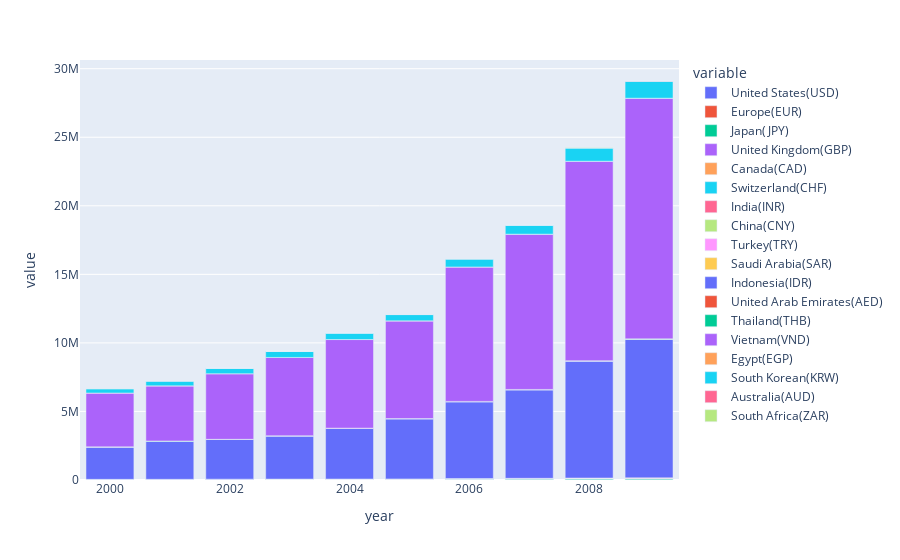

This figure's notebook cell:
### Code cell
df_new =df_mean_by_year[(df_mean_by_year['year'] < 2010) & (df_mean_by_year['year'] >= 2000)]
px.bar(df_new,x='year', y=currency)

### Figure 1 — Plotly figure (JSON) as saved in the notebook; plotly's stock layout.template omitted (floating-point values rounded to 4 significant figures)
{"data": [{"alignmentgroup": "True", "hovertemplate": "variable=United States(USD)<br>year=%{x}<br>value=%{y}<extra></extra>", "legendgroup": "United States(USD)", "marker": {"color": "#636efa", "pattern": {"shape": ""}}, "name": "United States(USD)", "offsetgroup": "United States(USD)", "orientation": "v", "showlegend": true, "textposition": "auto", "type": "bar", "x": [2000, 2001, 2002, 2003, 2004, 2005, 2006, 2007, 2008, 2009], "xaxis": "x", "y": [277.1, 271.1, 313.2, 367.8, 410.5, 449.0, 612.9, 704.2, 880.5, 981.2], "yaxis": "y"}, {"alignmentgroup": "True", "hovertemplate": "variable=Europe(EUR)<br>year=%{x}<br>value=%{y}<extra></extra>", "legendgroup": "Europe(EUR)", "marker": {"color": "#EF553B", "pattern": {"shape": ""}}, "name": "Europe(EUR)", "offsetgroup": "Europe(EUR)", "orientation": "v", "showlegend": true, "textposition": "auto", "type": "bar", "x": [2000, 2001, 2002, 2003, 2004, 2005, 2006, 2007, 2008, 2009], "xaxis": "x", "y": [301.1, 304.3, 330.0, 322.3, 329.0, 363.5, 484.3, 510.0, 600.0, 702.9], "yaxis": "y"}, {"alignmentgroup": "True", "hovertemplate": "variable=Japan(JPY)<br>year=%{x}<br>value=%{y}<extra></extra>", "legendgroup": "Japan(JPY)", "marker": {"color": "#00cc96", "pattern": {"shape": ""}}, "name": "Japan(JPY)", "offsetgroup": "Japan(JPY)", "orientation": "v", "showlegend": true, "textposition": "auto", "type": "bar", "x": [2000, 2001, 2002, 2003, 2004, 2005, 2006, 2007, 2008, 2009], "xaxis": "x", "y": [30000.0, 33110.0, 38980.0, 42540.0, 44140.0, 49850.0, 71140.0, 82560.0, 90600.0, 91690.0], "yaxis": "y"}, {"alignmentgroup": "True", "hovertemplate": "variable=United Kingdom(GBP)<br>year=%{x}<br>value=%{y}<extra></extra>", "legendgroup": "United Kingdom(GBP)", "marker": {"color": "#ab63fa", "pattern": {"shape": ""}}, "name": "United Kingdom(GBP)", "offsetgroup": "United Kingdom(GBP)", "orientation": "v", "showlegend": true, "textposition": "auto", "type": "bar", "x": [2000, 2001, 2002, 2003, 2004, 2005, 2006, 2007, 2008, 2009], "xaxis": "x", "y": [183.2, 188.4, 207.6, 223.4, 223.6, 248.2, 330.3, 350.8, 481.8, 625.8], "yaxis": "y"}, {"alignmentgroup": "True", "hovertemplate": "variable=Canada(CAD)<br>year=%{x}<br>value=%{y}<extra></extra>", "legendgroup": "Canada(CAD)", "marker": {"color": "#FFA15A", "pattern": {"shape": ""}}, "name": "Canada(CAD)", "offsetgroup": "Canada(CAD)", "orientation": "v", "showlegend": true, "textposition": "auto", "type": "bar", "x": [2000, 2001, 2002, 2003, 2004, 2005, 2006, 2007, 2008, 2009], "xaxis": "x", "y": [411.8, 420.8, 491.8, 511.0, 532.0, 541.8, 692.6, 747.6, 939.9, 1111.0], "yaxis": "y"}, {"alignmentgroup": "True", "hovertemplate": "variable=Switzerland(CHF)<br>year=%{x}<br>value=%{y}<extra></extra>", "legendgroup": "Switzerland(CHF)", "marker": {"color": "#19d3f3", "pattern": {"shape": ""}}, "name": "Switzerland(CHF)", "offsetgroup": "Switzerland(CHF)", "orientation": "v", "showlegend": true, "textposition": "auto", "type": "bar", "x": [2000, 2001, 2002, 2003, 2004, 2005, 2006, 2007, 2008, 2009], "xaxis": "x", "y": [468.7, 458.8, 483.3, 491.1, 507.9, 562.7, 763.4, 839.8, 946.4, 1059.0], "yaxis": "y"}, {"alignmentgroup": "True", "hovertemplate": "variable=India(INR)<br>year=%{x}<br>value=%{y}<extra></extra>", "legendgroup": "India(INR)", "marker": {"color": "#FF6692", "pattern": {"shape": ""}}, "name": "India(INR)", "offsetgroup": "India(INR)", "orientation": "v", "showlegend": true, "textposition": "auto", "type": "bar", "x": [2000, 2001, 2002, 2003, 2004, 2005, 2006, 2007, 2008, 2009], "xaxis": "x", "y": [12480.0, 12810.0, 15210.0, 17090.0, 18520.0, 19820.0, 27760.0, 28910.0, 38510.0, 47400.0], "yaxis": "y"}, {"alignmentgroup": "True", "hovertemplate": "variable=China(CNY)<br>year=%{x}<br>value=%{y}<extra></extra>", "legendgroup": "China(CNY)", "marker": {"color": "#B6E880", "pattern": {"shape": ""}}, "name": "China(CNY)", "offsetgroup": "China(CNY)", "orientation": "v", "showlegend": true, "textposition": "auto", "type": "bar", "x": [2000, 2001, 2002, 2003, 2004, 2005, 2006, 2007, 2008, 2009], "xaxis": "x", "y": [2294.0, 2244.0, 2592.0, 3044.0, 3397.0, 3671.0, 4876.0, 5332.0, 6102.0, 6702.0], "yaxis": "y"}, {"alignmentgroup": "True", "hovertemplate": "variable=Turkey(TRY)<br>year=%{x}<br>value=%{y}<extra></extra>", "legendgroup": "Turkey(TRY)", "marker": {"color": "#FF97FF", "pattern": {"shape": ""}}, "name": "Turkey(TRY)", "offsetgroup": "Turkey(TRY)", "orientation": "v", "showlegend": true, "textposition": "auto", "type": "bar", "x": [2000, 2001, 2002, 2003, 2004, 2005, 2006, 2007, 2008, 2009], "xaxis": "x", "y": [174.4, 340.7, 478.2, 548.6, 585.3, 603.1, 883.4, 905.9, 1145.0, 1525.0], "yaxis": "y"}, {"alignmentgroup": "True", "hovertemplate": "variable=Saudi Arabia(SAR)<br>year=%{x}<br>value=%{y}<extra></extra>", "legendgroup": "Saudi Arabia(SAR)", "marker": {"color": "#FECB52", "pattern": {"shape": ""}}, "name": "Saudi Arabia(SAR)", "offsetgroup": "Saudi Arabia(SAR)", "orientation": "v", "showlegend": true, "textposition": "auto", "type": "bar", "x": [2000, 2001, 2002, 2003, 2004, 2005, 2006, 2007, 2008, 2009], "xaxis": "x", "y": [1039.0, 1017.0, 1175.0, 1379.0, 1539.0, 1684.0, 2299.0, 2638.0, 3303.0, 3680.0], "yaxis": "y"}, {"alignmentgroup": "True", "hovertemplate": "variable=Indonesia(IDR)<br>year=%{x}<br>value=%{y}<extra></extra>", "legendgroup": "Indonesia(IDR)", "marker": {"color": "#636efa", "pattern": {"shape": ""}}, "name": "Indonesia(IDR)", "offsetgroup": "Indonesia(IDR)", "orientation": "v", "showlegend": true, "textposition": "auto", "type": "bar", "x": [2000, 2001, 2002, 2003, 2004, 2005, 2006, 2007, 2008, 2009], "xaxis": "x", "y": [2357000.0, 2783000.0, 2893000.0, 3145000.0, 3695000.0, 4387000.0, 5598000.0, 6456000.0, 8529000.0, 10100000.0], "yaxis": "y"}, {"alignmentgroup": "True", "hovertemplate": "variable=United Arab Emirates(AED)<br>year=%{x}<br>value=%{y}<extra></extra>", "legendgroup": "United Arab Emirates(AED)", "marker": {"color": "#EF553B", "pattern": {"shape": ""}}, "name": "United Arab Emirates(AED)", "offsetgroup": "United Arab Emirates(AED)", "orientation": "v", "showlegend": true, "textposition": "auto", "type": "bar", "x": [2000, 2001, 2002, 2003, 2004, 2005, 2006, 2007, 2008, 2009], "xaxis": "x", "y": [1018.0, 995.7, 1150.0, 1351.0, 1508.0, 1649.0, 2251.0, 2585.0, 3234.0, 3604.0], "yaxis": "y"}, {"alignmentgroup": "True", "hovertemplate": "variable=Thailand(THB)<br>year=%{x}<br>value=%{y}<extra></extra>", "legendgroup": "Thailand(THB)", "marker": {"color": "#00cc96", "pattern": {"shape": ""}}, "name": "Thailand(THB)", "offsetgroup": "Thailand(THB)", "orientation": "v", "showlegend": true, "textposition": "auto", "type": "bar", "x": [2000, 2001, 2002, 2003, 2004, 2005, 2006, 2007, 2008, 2009], "xaxis": "x", "y": [11200.0, 12060.0, 13460.0, 15220.0, 16520.0, 18140.0, 23100.0, 24130.0, 29330.0, 33620.0], "yaxis": "y"}, {"alignmentgroup": "True", "hovertemplate": "variable=Vietnam(VND)<br>year=%{x}<br>value=%{y}<extra></extra>", "legendgroup": "Vietnam(VND)", "marker": {"color": "#ab63fa", "pattern": {"shape": ""}}, "name": "Vietnam(VND)", "offsetgroup": "Vietnam(VND)", "orientation": "v", "showlegend": true, "textposition": "auto", "type": "bar", "x": [2000, 2001, 2002, 2003, 2004, 2005, 2006, 2007, 2008, 2009], "xaxis": "x", "y": [3929000.0, 4019000.0, 4786000.0, 5709000.0, 6462000.0, 7121000.0, 9804000.0, 11320000.0, 14540000.0, 17550000.0], "yaxis": "y"}, {"alignmentgroup": "True", "hovertemplate": "variable=Egypt(EGP)<br>year=%{x}<br>value=%{y}<extra></extra>", "legendgroup": "Egypt(EGP)", "marker": {"color": "#FFA15A", "pattern": {"shape": ""}}, "name": "Egypt(EGP)", "offsetgroup": "Egypt(EGP)", "orientation": "v", "showlegend": true, "textposition": "auto", "type": "bar", "x": [2000, 2001, 2002, 2003, 2004, 2005, 2006, 2007, 2008, 2009], "xaxis": "x", "y": [983.2, 1105.0, 1451.0, 2195.0, 2542.0, 2595.0, 3518.0, 3964.0, 4788.0, 5445.0], "yaxis": "y"}, {"alignmentgroup": "True", "hovertemplate": "variable=South Korean(KRW)<br>year=%{x}<br>value=%{y}<extra></extra>", "legendgroup": "South Korean(KRW)", "marker": {"color": "#19d3f3", "pattern": {"shape": ""}}, "name": "South Korean(KRW)", "offsetgroup": "South Korean(KRW)", "orientation": "v", "showlegend": true, "textposition": "auto", "type": "bar", "x": [2000, 2001, 2002, 2003, 2004, 2005, 2006, 2007, 2008, 2009], "xaxis": "x", "y": [315600.0, 350300.0, 388800.0, 438400.0, 466700.0, 459500.0, 582500.0, 653200.0, 967200.0, 1244000.0], "yaxis": "y"}, {"alignmentgroup": "True", "hovertemplate": "variable=Australia(AUD)<br>year=%{x}<br>value=%{y}<extra></extra>", "legendgroup": "Australia(AUD)", "marker": {"color": "#FF6692", "pattern": {"shape": ""}}, "name": "Australia(AUD)", "offsetgroup": "Australia(AUD)", "orientation": "v", "showlegend": true, "textposition": "auto", "type": "bar", "x": [2000, 2001, 2002, 2003, 2004, 2005, 2006, 2007, 2008, 2009], "xaxis": "x", "y": [482.1, 529.4, 574.5, 559.2, 555.8, 590.4, 808.6, 834.0, 1049.0, 1239], "yaxis": "y"}, {"alignmentgroup": "True", "hovertemplate": "variable=South Africa(ZAR)<br>year=%{x}<br>value=%{y}<extra></extra>", "legendgroup": "South Africa(ZAR)", "marker": {"color": "#B6E880", "pattern": {"shape": ""}}, "name": "South Africa(ZAR)", "offsetgroup": "South Africa(ZAR)", "orientation": "v", "showlegend": true, "textposition": "auto", "type": "bar", "x": [2000, 2001, 2002, 2003, 2004, 2005, 2006, 2007, 2008, 2009], "xaxis": "x", "y": [1931.0, 2378.0, 3227.0, 2717.0, 2618.0, 2858.0, 4185.0, 4937.0, 7212.0, 8120.0], "yaxis": "y"}], "layout": {"barmode": "relative", "legend": {"title": {"text": "variable"}, "tracegroupgap": 0}, "margin": {"t": 60}, "xaxis": {"anchor": "y", "domain": [0, 1], "title": {"text": "year"}}, "yaxis": {"anchor": "x", "domain": [0, 1], "title": {"text": "value"}}}}
